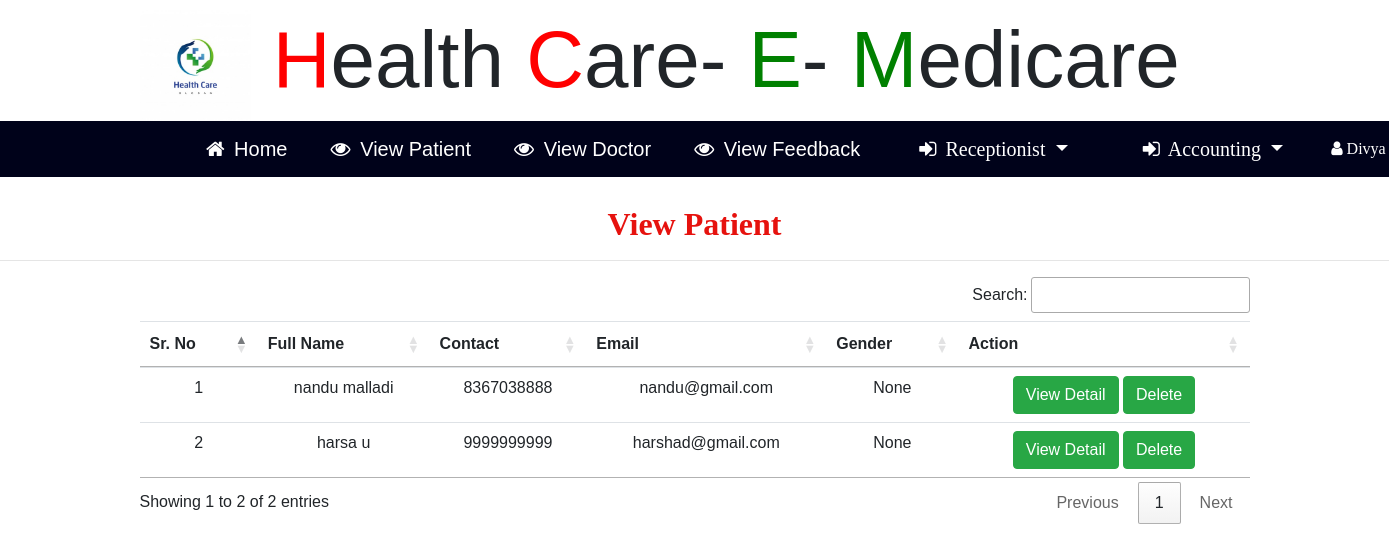
The page /view_patient (signed in) on the database its author committed.
### hopital/models.py (models this page shows, shortened)
class Patient(models.Model):
    sign = models.ForeignKey(Signup_User,on_delete=models.CASCADE,null=True)
    c_number = models.IntegerField(null=True)
    age = models.IntegerField(null=True)
    address = models.CharField(max_length=30,null=True)
    b_group = models.CharField(max_length=30,null=True)
    gender = models.CharField(max_length=30,null=True)

class Signup_User(models.Model):
    user = models.ForeignKey(User,on_delete=models.CASCADE,null=True)
    mobile = models.IntegerField(null=True)
    image = models.FileField(null=True)
    reg = models.CharField(max_length=30,null=True)

### hopital/views.py (the view)
# urls.py: path('view_patient',View_Patient,name="view_patient"),
def View_Patient(request):
    if not request.user.is_authenticated:
        return redirect('login_admin')
    doc = Patient.objects.all()
    d = {'pat':doc}
    return render(request,'view_patient.html',d)

### hopital/templates/view_patient.html (shortened to what this page needs)
{% include 'hr_nav.html' %}
{% block body %}
<link rel="stylesheet" href="https://cdn.datatables.net/1.10.20/css/jquery.dataTables.min.css">
<link rel="stylesheet" href="https://cdn.datatables.net/buttons/1.6.1/css/buttons.dataTables.min.css">
<center><h2 style = "font-family : 'Monotype Corsiva' ; color : #E6120E ; font-weight : bold;margin-top:2%">
    View Patient</h2></center><hr>
 <div class="container">
<table class="table table-hover" id="example">
  <thead>
  <tr>
    <th>Sr. No</th>
    <th>Full Name</th>
    <th>Contact</th>
    <th>Email</th>
    <th>Gender</th>
    <th>Action</th>
  </tr>
  </thead>
   <tbody>
{% for i in pat %}
  <tr>
      <td>{{forloop.counter}}</td>
    <td>{{i.sign.user.first_name}} {{i.sign.user.last_name}}</td>
    <td>{{i.sign.mobile}}</td>
    <td>{{i.sign.user.email}}</td>
    <td>{{i.gender}}</td>
    <td><a href="{% url 'detail_patient' i.id %}"><button class="btn btn-success">View Detail</button></a>
    <a href="{% url 'delete_patient' i.id %}"><button class="btn btn-success" onclick="return confirm('Are you sure?')">Delete</button></a>
    </td>
  </tr>
   {% endfor %}
    </tbody>
</table>
 </div>
{% endblock %}

### hopital/templates/hr_nav.html (shortened to what this page needs)
<!DOCTYPE html>
{% load static %}
<html>
<head>
<link rel="stylesheet" href="https://cdnjs.cloudflare.com/ajax/libs/font-awesome/4.7.0/css/font-awesome.min.css">
<link rel="stylesheet" href="https://stackpath.bootstrapcdn.com/bootstrap/4.5.0/css/bootstrap.min.css">
    <link rel="stylesheet" href="https://cdn.datatables.net/1.10.21/css/jquery.dataTables.min.css">
<link rel="stylesheet" href="https://cdn.datatables.net/buttons/1.6.2/css/buttons.dataTables.min.css">
</head>
<body>
<div class="container" style="font-size:80px;padding:-30px">
        <img src="{% static 'images/hospital11.jpg' %}" style="width:10%;height:-200px" alt=" ">
                        <span style="color:red">H</span>ealth
						<span style="color:red">C</span>are-
						<span style="color:green">E</span>-
            <span style="color:green">M</span>edicare
</div>
<div style="margin:0px;padding:0">
    <div style="margin-left:0;background-color:#00021a">
    <nav class="navbar navbar-expand-lg navbar-light" style="margin:0px;background-color:#00021a">
  <a class="navbar-brand" href="{% url 'admin_home' %}" style="color:white;margin-left:14%"><i class="fa fa-home" style="margin-right:4px"></i> Home </a>
  <a class="navbar-brand" href="{% url 'view_patient' %}" style="color:white;margin-left:2%"><i class="fa fa-eye" style="margin-right:4px"></i> View Patient</a>
  <a class="navbar-brand" href="{% url 'view_doctor' %}" style="color:white;margin-left:2%"><i class="fa fa-eye" style="margin-right:4px"></i> View Doctor</a>
         <a class="navbar-brand" href="{% url 'view_feedback' %}" style="color:white;margin-left:2%"><i class="fa fa-eye" style="margin-right:4px"></i> View Feedback</a>
        <span class="nav-item dropdown" style="margin-left:2%;color:white;font-family:'Times New Roman'">
        <a class="nav-link dropdown-toggle navbar-brand" style="color:white" href="#" id="navbarDropdown" role="button" data-toggle="dropdown" aria-haspopup="true" aria-expanded="false">
          <i class="fa fa-sign-in" style="margin-right:4px"></i> Receptionist
        </a>
                  </span>
        <span class="nav-item dropdown" style="margin-left:2%;color:white;font-family:'Times New Roman'">
        <a class="nav-link dropdown-toggle navbar-brand" style="color:white" href="#" id="navbarDropdown" role="button" data-toggle="dropdown" aria-haspopup="true" aria-expanded="false">
          <i class="fa fa-sign-in" style="margin-right:4px"></i> Accounting
        </a>
                  </span>
  <div class="collapse navbar-collapse nav justify-content-end"  id="navbarNavDropdown" style="margin-right:4%">
  <li class="nav-item dropdown" style="color:white">
        <a class="nav-link dropdown-toggle" style="color:white" href="#" id="navbarDropdown" role="button" data-toggle="dropdown" aria-haspopup="true" aria-expanded="false">
          <i class="fa fa-user" style="margin-right:6px"> {{request.user.username}}</i>
        </a>
      </li>
  </div></nav></div>
</div>
</body>
</html>

### hopital/templates/hr_nav.html (style rules this page uses)
body { font-family: "Lato", sans-serif; }
body { margin:0;font-family:Arial }
.dropdown { float:right; }

### hopital/templates/view_patient.html (style rules this page uses)
tr { text-align : center }

### rows shown on the page
Patient: sign.user.first_name "nandu", sign.user.last_name "malladi", sign.mobile "8367038888", sign.user.email "nandu@gmail.com", gender "None"
Patient: sign.user.first_name "harsa", sign.user.last_name "u", sign.mobile "9999999999", sign.user.email "harshad@gmail.com", gender "None"

### other values the page prints
{{ request.user.username }} "Divya"
